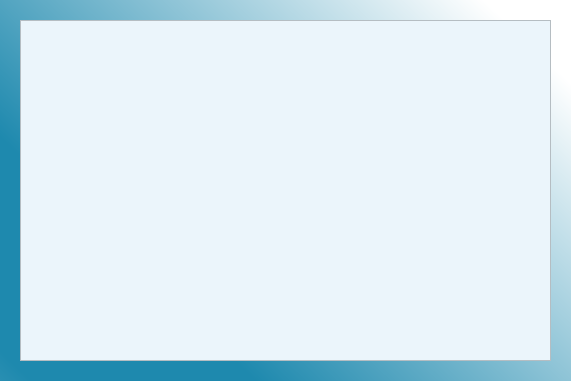
<?xml version="1.0" encoding="UTF-8"?>
<ui version="4.0">
 <class>showe</class>
 <widget class="QDialog" name="showe">
  <property name="geometry">
   <rect>
    <x>0</x>
    <y>0</y>
    <width>571</width>
    <height>381</height>
   </rect>
  </property>
  <property name="windowTitle">
   <string>Dialog</string>
  </property>
  <property name="styleSheet">
   <string notr="true">#showe{
background-color: qlineargradient(spread:reflect, x1:0.0452273, y1:0.704, x2:1, y2:0, stop:0 rgba(30, 137, 174, 255), stop:1 rgba(255, 255, 255, 255));
background-color: qlineargradient(spread:reflect, x1:0.0452273, y1:0.704, x2:0.972, y2:0.0568182, stop:0.142045 rgba(30, 137, 174, 255), stop:0.9375 rgba(255, 255, 255, 255));
}</string>
  </property>
  <widget class="QTableView" name="tableView_showe">
   <property name="geometry">
    <rect>
     <x>20</x>
     <y>20</y>
     <width>531</width>
     <height>341</height>
    </rect>
   </property>
   <property name="styleSheet">
    <string notr="true">#tableView_showe{
font-weight: bold;
font-size: 12px;
background-color:#EBF5FB;
}</string>
   </property>
  </widget>
 </widget>
 <resources/>
 <connections/>
</ui>
